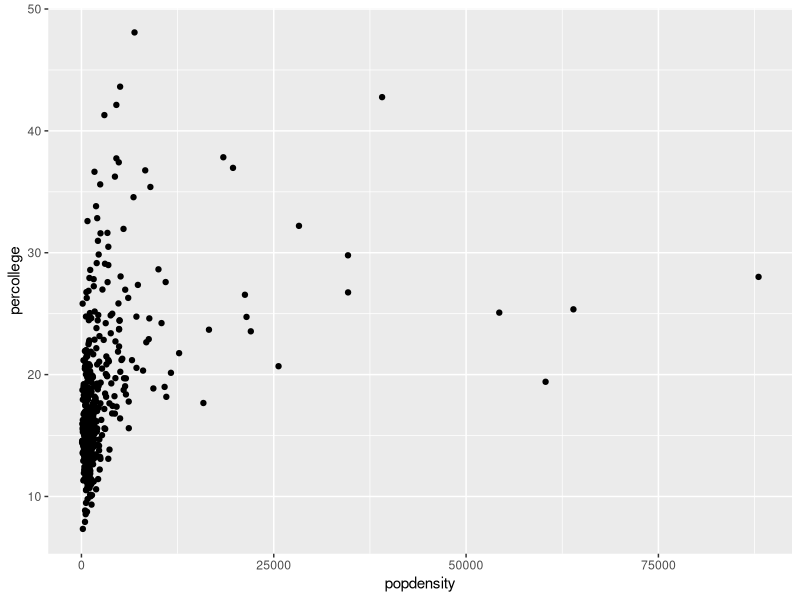

The R source for this figure:
## ---- chunk 1
1 + 1
## ---- chunk 2
#| echo: false
2 * 2
## ---- chunk 3
#| fig-alt: "A line plot that shows population density on the x axis and percent college on the y axis, and generally there is higher percent college with more population density"
#| 
library(ggplot2)

midwest |>
  ggplot() +
  geom_point(aes(x = popdensity , y = percollege))
